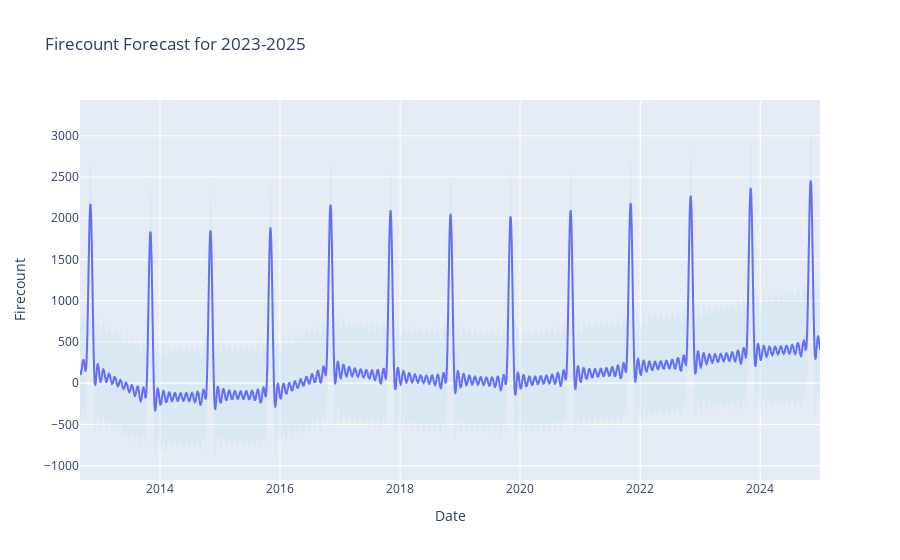

Notebook code for this chart:
### Code cell
import pandas as pd
from prophet import Prophet
import plotly.express as px
from sklearn.metrics import mean_absolute_error, mean_squared_error

# Set Pandas options to display all rows and columns in DataFrame outputs
pd.set_option('display.max_rows', None)  # Show all rows
pd.set_option('display.max_columns', None)  # Show all columns
pd.set_option('display.max_colwidth', None)  # Show full column width

# Load and preprocess your dataset as before
data = pd.read_csv('STN1.csv')
data['DATE'] = pd.to_datetime(data['DATE'], format='%d-%m-%Y')
full_date_range = pd.date_range(start=data['DATE'].min(), end=data['DATE'].max(), freq='D')
data_full = data.set_index('DATE').reindex(full_date_range).rename_axis('DATE').reset_index()
data_full['FIRECOUNT'] = data_full['FIRECOUNT'].interpolate(method='linear')

# Prepare data for Prophet
prophet_data = data_full.rename(columns={'DATE': 'ds', 'FIRECOUNT': 'y'})[['ds', 'y']]

# Initialize and fit the Prophet model
model = Prophet()
model.fit(prophet_data)

# Create future dates and make predictions for the next 3 years
future = model.make_future_dataframe(periods=365 * 3)
forecast = model.predict(future)

# Prepare forecast data for Plotly Express
forecast_plot_data = forecast[['ds', 'yhat', 'yhat_lower', 'yhat_upper']]
forecast_plot_data = forecast_plot_data.rename(columns={'ds': 'Date', 'yhat': 'Predicted_Firecount', 
                                                        'yhat_lower': 'Lower_CI', 'yhat_upper': 'Upper_CI'})

# Plotting with Plotly Express
fig = px.line(forecast_plot_data, x='Date', y='Predicted_Firecount', 
              title="Firecount Forecast for 2023-2025",
              labels={'Predicted_Firecount': 'Firecount'})

# Add confidence intervals as shaded regions
fig.add_scatter(x=forecast_plot_data['Date'], y=forecast_plot_data['Upper_CI'], 
                mode='lines', line=dict(width=0), showlegend=False)
fig.add_scatter(x=forecast_plot_data['Date'], y=forecast_plot_data['Lower_CI'], 
                mode='lines', fill='tonexty', line=dict(width=0), 
                fillcolor='rgba(173,216,230,0.2)', showlegend=False)

# Display forecasted values as text annotations
fig.update_traces(text=forecast_plot_data['Predicted_Firecount'].round(2), textposition="top right")

# Show the plot
fig.show()

# Calculate and display accuracy metrics for the available historical data
actual = prophet_data['y']
predicted = forecast.loc[:len(actual)-1, 'yhat']  # Match the length of the actual data

mae = mean_absolute_error(actual, predicted)
mse = mean_squared_error(actual, predicted)
rmse = mse ** 0.5

# Print actual vs. predicted sample and accuracy
#print("Sample of Actual vs. Predicted Values:")
#print(pd.DataFrame({'Date': prophet_data['ds'],  # Full output of all dates
#                    'Actual Firecount': actual,
#                    'Predicted Firecount': predicted}))

print(f"\nAccuracy Metrics:")
print(f"Mean Absolute Error (MAE): {mae}")
print(f"Root Mean Squared Error (RMSE): {rmse}")

# Forecast for the next 48 months (4 years)
forecast_period = 48
forecast_for_2022_2025 = forecast[['ds', 'yhat']].tail(forecast_period)

# Create forecast date index for 2022-2025
forecast_dates = pd.date_range(start='2022-01-01', periods=forecast_period, freq='M')
forecast_series = pd.Series(forecast_for_2022_2025['yhat'].values, index=forecast_dates)

# Display predictions for each year
for year in range(2022, 2026):
    value = forecast_series[forecast_series.index.year == year].mean()
    print(f"The predicted value for {year} is {value:.2f}")

# Reset options after use if needed
#pd.reset_option('display.max_rows')
#pd.reset_option('display.max_columns')
#pd.reset_option('display.max_colwidth')

### Figure 1 — Plotly figure (JSON) as saved in the notebook; plotly's stock layout.template omitted (floating-point values rounded to 4 significant figures; data arrays with more than 128 entries replaced by an {"elided": "..."} marker saying what was removed)
{"data": [{"hovertemplate": "Date=%{x}<br>Firecount=%{y}<extra></extra>", "legendgroup": "", "line": {"color": "#636efa", "dash": "solid"}, "marker": {"symbol": "circle"}, "mode": "lines", "name": "", "showlegend": false, "text": {"elided": "4504 float values"}, "textposition": "top right", "type": "scattergl", "x": {"elided": "4504 str values"}, "xaxis": "x", "y": {"elided": "4504 float values"}, "yaxis": "y"}, {"line": {"width": 0}, "mode": "lines", "showlegend": false, "text": {"elided": "4504 float values"}, "textposition": "top right", "type": "scatter", "x": {"elided": "4504 str values"}, "y": {"elided": "4504 float values"}}, {"fill": "tonexty", "fillcolor": "rgba(173,216,230,0.2)", "line": {"width": 0}, "mode": "lines", "showlegend": false, "text": {"elided": "4504 float values"}, "textposition": "top right", "type": "scatter", "x": {"elided": "4504 str values"}, "y": {"elided": "4504 float values"}}], "layout": {"legend": {"tracegroupgap": 0}, "title": {"text": "Firecount Forecast for 2023-2025"}, "xaxis": {"anchor": "y", "domain": [0, 1], "title": {"text": "Date"}}, "yaxis": {"anchor": "x", "domain": [0, 1], "title": {"text": "Firecount"}}}}
